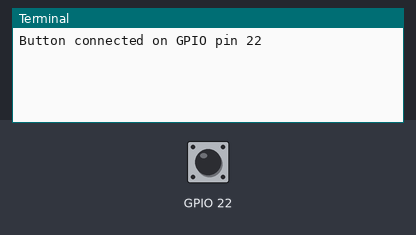
Recording of a program running on a simulated Raspberry Pi (BCM pin numbers). Parts: the last lines printed to the terminal. The inputs (shaded band) are chosen by the test bench; at power-on: GPIO 22 HIGH. The clock reads 2024-03-15 10:24:30 at power-on unless the program sets it.

Above: at 1.2 s.
1.3 s: GPIO 22 pulled LOW for 0.15 s
At 2.2 s:
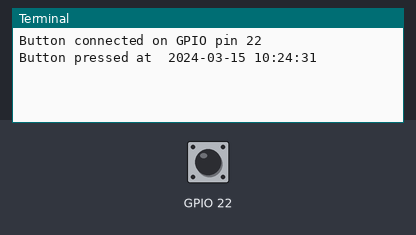
2.9 s: GPIO 22 pulled LOW for 1 s
At 3.4 s:
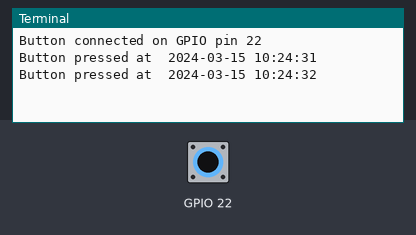
5.4 s: GPIO 22 pulled LOW for 0.15 s
At 6.6 s:
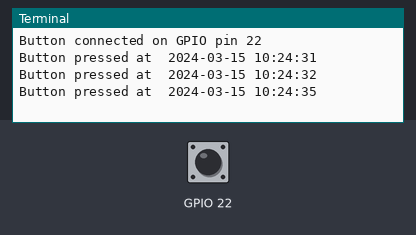

Measured:
- after the input at 1.3 s, the terminal: prints a new line at once (image 1)
- after the input at 2.9 s, the terminal: prints a new line at once (image 2)
- after the input at 5.4 s, the terminal: prints a new line at once (image 3)

The program:

button_switch.py
```python
# Imports

import time

import gpiod

BUTTON_PIN = 22


def connect_button(pin):
    request = gpiod.request_lines(
        "/dev/gpiochip4", consumer="boton", config={pin: gpiod.LineSettings(direction=gpiod.line.Direction.INPUT, bias=gpiod.line.Bias.PULL_UP)}
    )
    return request


if __name__ == "__main__":
    button_request = connect_button(BUTTON_PIN)
    print(f"Button connected on GPIO pin {BUTTON_PIN}")

    last_state = gpiod.line.Value.ACTIVE

    try:
        while True:
            current_state = button_request.get_value(BUTTON_PIN)

            if current_state != last_state:
                if current_state == gpiod.line.Value.INACTIVE:
                    print("Button pressed at ", time.strftime("%Y-%m-%d %H:%M:%S"))

            last_state = current_state

            time.sleep(0.05)  # Debouncing

    except KeyboardInterrupt:
        print("Exiting...")
    finally:
        button_request.release()
```
